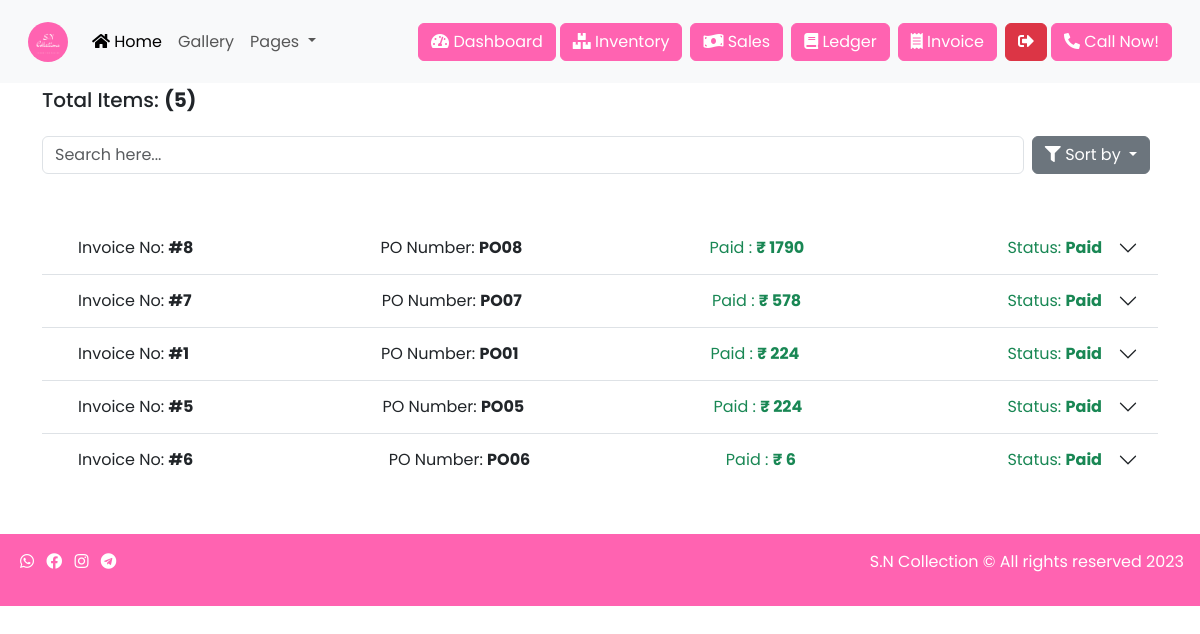
/sales?sort=high (signed in), run on the app's committed database.
### tools/models.py (models this page shows)
class Invoice(models.Model):
    STATUS = [
        ('Paid', "Paid"),
        ('Due', "Due"),
    ]
    invoice_no=models.IntegerField()
    po_number=models.CharField(max_length=10)
    customer=models.ForeignKey(Customer,on_delete=models.CASCADE)
    address=models.TextField(blank=True)
    invoice_items=models.ManyToManyField(Invoice_item)
    products=models.ManyToManyField(Product)
    quantity=models.PositiveBigIntegerField(default=0)
    subtotal=models.PositiveBigIntegerField(default=0)
    tax=models.PositiveBigIntegerField(default=0)
    discount=models.PositiveBigIntegerField(default=0)
    total=models.PositiveBigIntegerField(default=0)
    paid_amt=models.PositiveBigIntegerField(default=0)
    due_amt=models.PositiveBigIntegerField(default=0)
    invoice_pdf=models.FileField(upload_to='static/pdfs/',blank=True)
    date=models.DateTimeField(default=datetime.datetime.now())
    invoice_id=models.UUIDField( unique=True)
    invoice_status=models.CharField(choices=STATUS,max_length= 100,default='Due')

### tools/views.py (the view)
# urls.py: path('sales',views.sales,name="sales"),
@login_required(login_url="/login")
def sales(request):
    if request.method== "GET":
        sort=request.GET.get('sort','')
        po_no=(request.GET.get('pono',''))
        id=(request.GET.get('id',''))
        if sort=='due':
            sales=Invoice.objects.filter(invoice_status="Due")
        elif sort =='paid':
            sales=Invoice.objects.filter(invoice_status="Paid")
        elif sort == 'new':
            sales=Invoice.objects.all().order_by('-id')
        elif sort == 'old':
            sales=Invoice.objects.all().order_by('id')
        elif sort == 'low':
            sales=Invoice.objects.all().order_by('total')
        elif sort == 'high':
            sales=Invoice.objects.all().order_by('-total')
        elif po_no:
            sales=Invoice.objects.filter(po_number__icontains=po_no)
        elif id:
            sales=Invoice.objects.filter(invoice_id=id)
        else:
            sales=Invoice.objects.all()
    return render(request,'sales.html',{'sales':sales})

### tools/context_processor.py (called while the page is built)
def cart_total_amount(request):
	if request.user.is_authenticated:
		cart = Cart(request)
		total_bill = 0.0
		for key,value in request.session['cart'].items():
			total_bill = total_bill + (float(value['price']) * value['quantity'])
		return {'cart_total_amount' : total_bill}
	else:
		return {'cart_total_amount' : 0}

### templates/sales.html (shortened to what this page needs)
{% extends 'base.html' %}
{% block body %}
<div style="margin-top:80px;" class="container overflow-hidden ">
  <h5 class=" mt-2" >Total Items: <strong>({{sales|length}})</strong> </h5>
  <div class="d-flex my-4">
  <input type="text" placeholder="Search here..." oninput="handleSearch()" class="form-control " id="searchInput">
  <div class="dropdown mx-2">
    <a class="btn btn-secondary dropdown-toggle" href="#" role="button" data-bs-toggle="dropdown" aria-expanded="false">
      <i class="fas fa-filter" style="color: #ffffff;"></i> Sort by
    </a>
  </div>
</div>
  <div class="accordion accordion-flush my-5" id="list">
    {% for sale in sales %}
    <div class="accordion-item">
      <h2 class="accordion-header">
        <button class="accordion-button collapsed " type="button" data-bs-toggle="collapse"
          data-bs-target="#flush-collapse{{sale.id}}" aria-expanded="false" aria-controls="flush-collapse{{sale.id}}">
<div class="w-100 d-flex justify-content-between">
          <span class='mx-3'>Invoice No: <strong>#{{sale.invoice_no}}</strong></span>
          <span>PO Number: <strong>
              {{sale.po_number}}</strong></span>
          {% if sale.invoice_status == 'Paid' %} <span class="mx-3 text-success "> Paid : <strong>
            ₹ {{sale.paid_amt}}</strong> </span>{% else %} <span class="mx-3 text-danger "> Due : <strong>
              ₹ {{sale.due_amt}}</strong> </span> {% endif %}
          <span class="mx-3  {% if sale.invoice_status == 'Paid' %}text-success {% else %}text-danger {% endif %} ">
            Status: <strong> {{sale.invoice_status}}</strong> </span>
      </div>
        </button>
      </h2>
    </div>
    {% endfor %}
  </div>
</div>
{% endblock body %}

### data on the page
Invoice: invoice_no "8", po_number "PO08", paid_amt "1790", invoice_status "Paid"
Invoice: invoice_no "7", po_number "PO07", paid_amt "578", invoice_status "Paid"
Invoice: invoice_no "1", po_number "PO01", paid_amt "224", invoice_status "Paid"
Invoice: invoice_no "5", po_number "PO05", paid_amt "224", invoice_status "Paid"
Invoice: invoice_no "6", po_number "PO06", paid_amt "6", invoice_status "Paid"

### other printed values
{{ sales|length }} "5"
